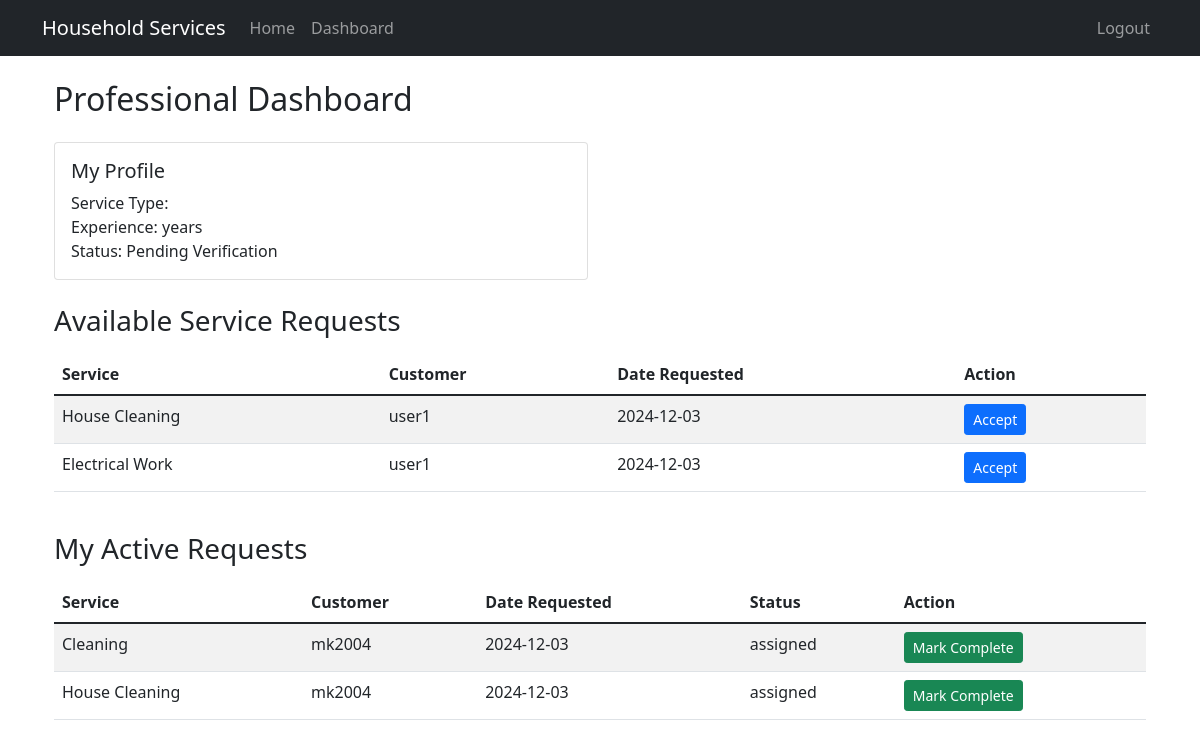
/professional/dashboard (signed in), run on the app's committed database.
### models/service_request.py (models this page shows)
class ServiceRequest(db.Model):
    id = db.Column(db.Integer, primary_key=True)
    service_id = db.Column(db.Integer, db.ForeignKey('service.id'), nullable=False)
    customer_id = db.Column(db.Integer, db.ForeignKey('user.id'), nullable=False)
    professional_id = db.Column(db.Integer, db.ForeignKey('user.id'))
    date_of_request = db.Column(db.DateTime, default=datetime.utcnow)
    date_of_completion = db.Column(db.DateTime)
    status = db.Column(db.String(20), default='requested')
    remarks = db.Column(db.Text)
    service = db.relationship('Service', back_populates='requests')
    customer = db.relationship('User', foreign_keys=[customer_id], backref='customer_requests')
    professional = db.relationship('User', foreign_keys=[professional_id], backref='professional_requests')

### models/service.py (models this page shows)
class Service(db.Model):
    id = db.Column(db.Integer, primary_key=True)
    name = db.Column(db.String(100), nullable=False)
    base_price = db.Column(db.Float, nullable=False)
    time_required = db.Column(db.String(50))
    description = db.Column(db.Text)
    requests = db.relationship('ServiceRequest', back_populates='service', cascade='all, delete-orphan')

### models/user.py (models this page shows, shortened)
class User(db.Model):
    id = db.Column(db.Integer, primary_key=True)
    username = db.Column(db.String(80), unique=True, nullable=False)
    password = db.Column(db.String(120), nullable=False)
    email = db.Column(db.String(120), unique=True, nullable=False)
    role = db.Column(db.String(20), nullable=False)
    is_active = db.Column(db.Boolean, default=True)
    date_created = db.Column(db.DateTime, default=datetime.utcnow)

### routes/professional.py (the view)
@professional_bp.route('/dashboard')
def dashboard():
    if session.get('role') != 'professional':
        return redirect(url_for('auth.login'))
    professional = Professional.query.filter_by(user_id=session['user_id']).first()
    service_requests = ServiceRequest.query.filter_by(
        professional_id=session['user_id']
    ).all()
    available_requests = ServiceRequest.query.filter_by(
        status='requested',
        professional_id=None
    ).all()
    return render_template('professional/dashboard.html',
                         service_requests=service_requests,
                         available_requests=available_requests,
                         professional=professional)

### templates/professional/dashboard.html (shortened to what this page needs)
{% extends "base.html" %}
{% block content %}
<div class="container">
    <h2 class="mb-4">Professional Dashboard</h2>
    <div class="row mb-4">
        <div class="col-md-6">
            <div class="card">
                <div class="card-body">
                    <h5 class="card-title">My Profile</h5>
                    <p class="card-text">
                        Service Type: {{ professional.service_type }}<br>
                        Experience: {{ professional.experience }} years<br>
                        Status: {% if professional.is_verified %}Verified{% else %}Pending Verification{% endif %}
                    </p>
                </div>
            </div>
        </div>
    </div>
    <h3 class="mb-3">Available Service Requests</h3>
    <div class="table-responsive mb-4">
        <table class="table table-striped">
            <thead>
                <tr>
                    <th>Service</th>
                    <th>Customer</th>
                    <th>Date Requested</th>
                    <th>Action</th>
                </tr>
            </thead>
            <tbody>
                {% for request in available_requests %}
                <tr>
                    <td>{{ request.service.name }}</td>
                    <td>{{ request.customer.username }}</td>
                    <td>{{ request.date_of_request.strftime('%Y-%m-%d') }}</td>
                    <td>
                        <a href="{{ url_for('professional.accept_request', request_id=request.id) }}"
                           class="btn btn-sm btn-primary">Accept</a>
                    </td>
                </tr>
                {% endfor %}
            </tbody>
        </table>
    </div>
    <h3 class="mb-3">My Active Requests</h3>
    <div class="table-responsive">
        <table class="table table-striped">
            <thead>
                <tr>
                    <th>Service</th>
                    <th>Customer</th>
                    <th>Date Requested</th>
                    <th>Status</th>
                    <th>Action</th>
                </tr>
            </thead>
            <tbody>
                {% for request in service_requests %}
                <tr>
                    <td>{{ request.service.name }}</td>
                    <td>{{ request.customer.username }}</td>
                    <td>{{ request.date_of_request.strftime('%Y-%m-%d') }}</td>
                    <td>{{ request.status }}</td>
                    <td>
                        {% if request.status == 'assigned' %}
                        <form method="POST" action="{{ url_for('professional.complete_request', request_id=request.id) }}"
                              style="display: inline;">
                            <button type="submit" class="btn btn-sm btn-success">Mark Complete</button>
                        </form>
                        {% endif %}
                    </td>
                </tr>
                {% endfor %}
            </tbody>
        </table>
    </div>
</div>
{% endblock %}

### templates/base.html (shortened to what this page needs)
<!DOCTYPE html>
<html lang="en">
<head>
    <link href="https://cdn.jsdelivr.net/npm/bootstrap@5.1.3/dist/css/bootstrap.min.css" rel="stylesheet">
</head>
<body>
    <nav class="navbar navbar-expand-lg navbar-dark bg-dark">
        <div class="container">
            <a class="navbar-brand" href="{{ url_for('main.index') }}">Household Services</a>
            <div class="collapse navbar-collapse" id="navbarNav">
                <ul class="navbar-nav me-auto">
                    <li class="nav-item">
                        <a class="nav-link" href="{{ url_for('main.index') }}">Home</a>
                    </li>
                    {% if session.get('user_id') %}
                        {% if session.get('role') == 'admin' %}
                            <li class="nav-item">
                                <a class="nav-link" href="{{ url_for('admin.dashboard') }}">Dashboard</a>
                            </li>
                        {% elif session.get('role') == 'professional' %}
                            <li class="nav-item">
                                <a class="nav-link" href="{{ url_for('professional.dashboard') }}">Dashboard</a>
                            </li>
                        {% endif %}
                    {% endif %}
                </ul>
                <ul class="navbar-nav">
                    {% if session.get('user_id') %}
                        <li class="nav-item">
                            <a class="nav-link" href="{{ url_for('auth.logout') }}">Logout</a>
                        </li>
                    {% endif %}
                </ul>
            </div>
        </div>
    </nav>
    <div class="container mt-4">
        {% block content %}{% endblock %}
    </div>
</body>
</html>

### data on the page
ServiceRequest: service.name "House Cleaning", customer.username "user1", date_of_request "2024-12-03"
ServiceRequest: service.name "Electrical Work", customer.username "user1", date_of_request "2024-12-03"
ServiceRequest: service.name "Cleaning", customer.username "mk2004", date_of_request "2024-12-03", status "assigned"
ServiceRequest: service.name "House Cleaning", customer.username "mk2004", date_of_request "2024-12-03", status "assigned"
